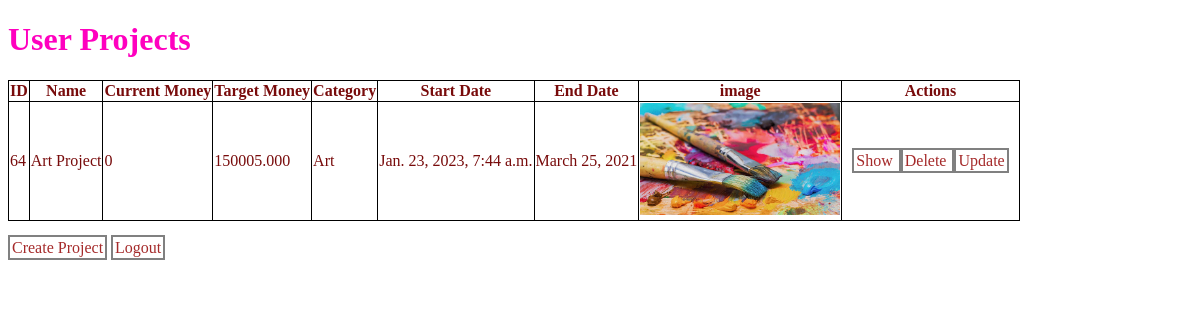
Screenshot of /pages/showUserProjects/ (signed in) with the database file from the repository.
### pages/models.py (models this page shows, shortened)
class Project(models.Model):
    options= [("Art","Art"),("Design","Design"),("Food","Food"),("Games","Games")] #=>year w7da htzhrli w w7da htt7t fe database
    name = models.CharField(max_length=50 ,  verbose_name="Project Title") #=>verbose 3shan yzhr f admin page asmha title
    current_situation = models.IntegerField(default=0,null=True)
    image = models.ImageField(blank= True,upload_to='photos/%y/%m/%d')
    target=models.DecimalField(max_digits=10, decimal_places=3,null=True)
    description = models.CharField(max_length=10000,null=True)#=>lw md5lsh input htkon null
    category = models.CharField(default="default", choices=options , max_length=50) #=> option for models
    end_date = models.DateField(null=True)
    created_at = models.DateTimeField(null=True,auto_now_add=True)
    user = models.ForeignKey(User, default=None,null=True, on_delete=models.CASCADE)
    class Meta:
        ordering = ['name'] #=> order ascending
        verbose_name = "Project" #=> asm class f admin page

### pages/views.py (the view)
# urls.py: path('showUserProjects/' , views.showUserProjects , name ="showUserProjects"),
def showUserProjects (request):
    project= Project.objects.filter(user=request.user.id)
    return render(request,'pages/showUserProjects.html',{"projects" : project})

### templates/pages/showUserProjects.html (shortened to what this page needs)
{% include 'base.html' %}
{% block content %}
<h1 style="color : rgb(255, 0, 191)">User Projects</h1>
<table>
    <tr>
      <th>ID</th>
      <th>Name</th>
      <th>Current Money</th>
      <th>Target Money</th>
      <th>Category</th>
      <th>Start Date</th>
      <th>End Date</th>
      <th>image</th>
      <th>Actions</th>
    </tr>
    {% for ele in projects %}
    <tr>
      <td>{{ele.id}}</td>
      <td>{{ele.name}}</td>
      <td>{{ele.current_situation}}</td>
      <td>{{ele.target}}</td>
      <td>{{ele.category}}</td>
      <td>{{ele.created_at}}</td>
      <td>{{ele.end_date}}</td>
      <td>
        {% if ele.image %} <img src="{{ele.image.url}}" alt="image" width="200px"/> {% endif %}
      </td>
      <td style="padding: 10px">
        <a href="{% url 'showProject' ele.id %}" class="btn btn-info"> Show </a>
        <a href="{% url 'deleteProject' ele.id %}" class="btn btn-danger"> Delete </a>
        <a href="{% url 'updateProject' ele.id %}" class="btn btn-danger"> Update </a>
      </td>
    </tr>
    {% endfor %}
  </table>
  <a href ="{% url 'createProject' %}">Create Project</a>
  <a href="{% url 'Logout'  %}" class="btn btn-info"> Logout</a>
{% endblock %}

### devops/static/css/style.css (style rules this page uses)
body { background-color: white; color: rgb(120, 11, 11); }
a { text-decoration: none; color: brown; border: 2px solid grey; padding: 2px; }
table, tr, td, th { border: 1px solid black; border-collapse: collapse; }

### rows the page displays
Project: id "64", name "Art Project", current_situation "0", target "150005.000", category "Art", created_at "Jan. 23, 2023, 7:44 a.m.", end_date "March 25, 2021", image (picture)
